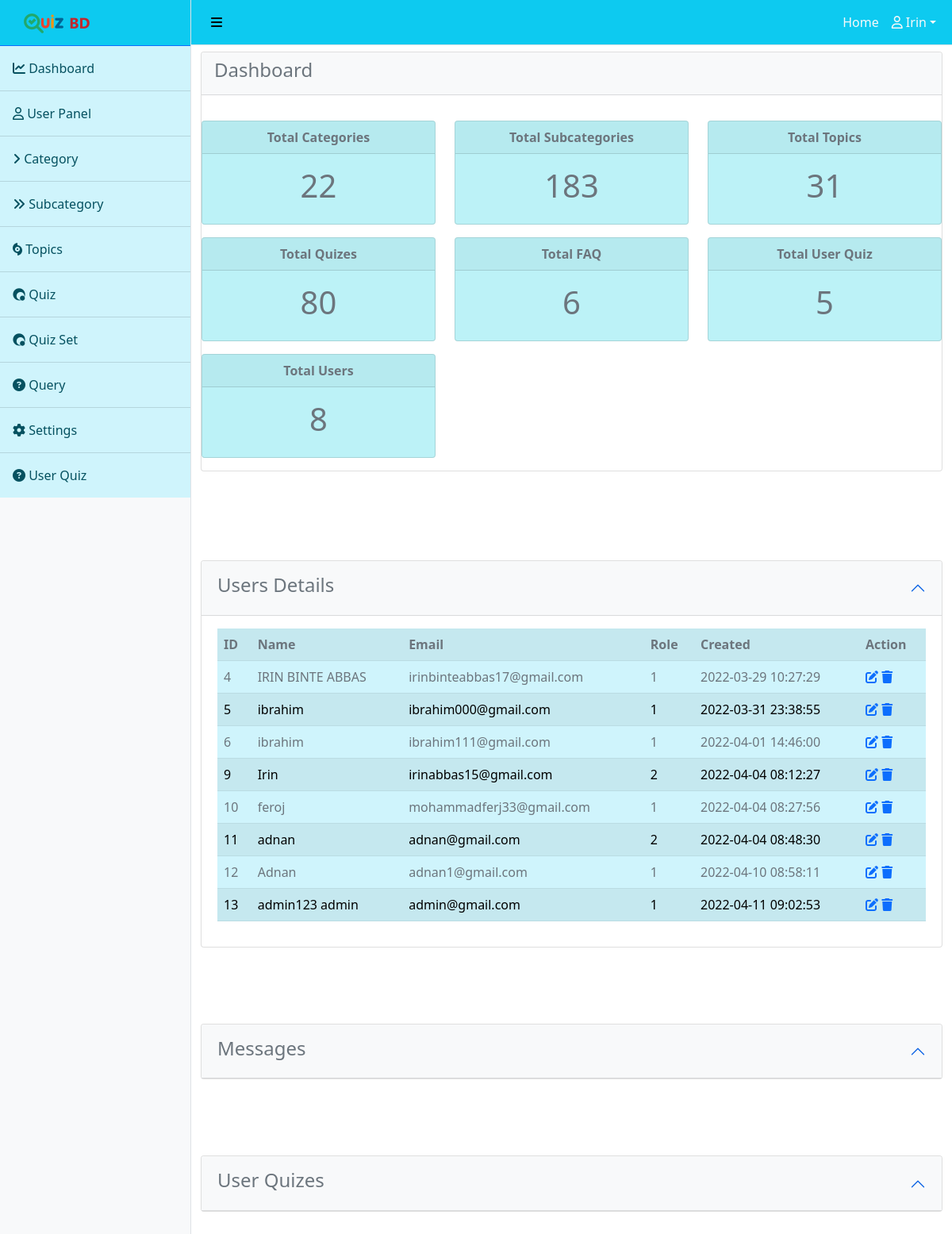
The page /quizbd-master-main/admin/dashboard.php (signed in) on the database its author committed.
### tables this page shows
CREATE TABLE `users` (
  `id` int(11) NOT NULL,
  `name` varchar(60) NOT NULL,
  `address` varchar(512) NOT NULL,
  `email` varchar(80) NOT NULL,
  `phone` varchar(15) DEFAULT NULL,
  `password` varchar(256) NOT NULL,
  `role` set('1','2','3','4') NOT NULL DEFAULT '1',
  `images` varchar(512) NOT NULL,
  `created` timestamp NOT NULL DEFAULT current_timestamp(),
  `updated` timestamp NULL DEFAULT NULL ON UPDATE current_timestamp()
);

### quizbd-master-main/admin/dashboard.php (the view, shortened to what this page needs)
<?php
require __DIR__ . '/../database.php';
require "partial_header.php";
?>
<div class="container-fluid">
  <div class="row text-secondary pt-2 pb-5">
    <div class="col-md-12 mb-3">
      <div class="card">
        <div class="card-header fw-bold bg-light">
          <h4>Dashboard</h4>
        </div>
        <div class="card-body ">
        </div>
        <div class="row text-secondary">
          <div class="col-md-4 mb-3 ">
            <div class="card h-100 well">
              <div class="card-header text-center fw-bold">Total Categories</div>
              <div class="card-body text-center">
                <h1><?php
                    $query = "SELECT * FROM `categories` WHERE 1";
                    $queryResult = $conn->query($query);
                    echo $queryResult->num_rows;
                    ?> </h1>
              </div>
            </div>
          </div>
          <div class="col-md-4 mb-3">
            <div class="card  h-100 well">
              <div class="card-header text-center fw-bold">Total Subcategories</div>
              <div class="card-body text-center">
                <h1><?php
                    $query = "SELECT * FROM `subcategories` WHERE 1";
                    $queryResult = $conn->query($query);
                    echo $queryResult->num_rows;
                    ?> </h1>
              </div>
            </div>
          </div>
          <div class="col-md-4 mb-3">
            <div class="card h-100 well">
              <div class="card-header text-center fw-bold">Total Topics</div>
              <div class="card-body text-center">
                <h1><?php
                    $query = "SELECT * FROM `topics` WHERE 1";
                    $queryResult = $conn->query($query);
                    echo $queryResult->num_rows;
                    ?> </h1>
              </div>
            </div>
          </div>
        </div>
        <div class="row text-secondary">
          <div class="col-md-4 mb-3">
            <div class="card h-100 well">
              <div class="card-header text-center fw-bold">Total Quizes</div>
              <div class="card-body text-center">
                <h1><?php
                    $query = "SELECT * FROM `quizes` WHERE 1";
                    $queryResult = $conn->query($query);
                    echo $queryResult->num_rows;
                    ?> </h1>
              </div>
            </div>
          </div>
          <div class="col-md-4 mb-3">
            <div class="card h-100 well">
              <div class="card-header text-center fw-bold">Total FAQ</div>
              <div class="card-body text-center">
                <h1><?php
                    $query = "SELECT * FROM `contact` WHERE 1";
                    $queryResult = $conn->query($query);
                    echo $queryResult->num_rows;
                    ?></h1>
              </div>
            </div>
          </div>
          <div class="col-md-4 mb-3">
            <div class="card h-100 well">
              <div class="card-header text-center fw-bold">Total User Quiz</div>
              <div class="card-body text-center">
                <h1><?php
                    $query = "SELECT * FROM `userquiz` WHERE 1";
                    $queryResult = $conn->query($query);
                    echo $queryResult->num_rows;
                    ?></h1>
              </div>
            </div>
          </div>
          <div class="col-md-4 mb-3">
            <div class="card h-100 well">
              <div class="card-header text-center fw-bold"> Total Users</div>
              <div class="card-body text-center">
                <h1><?php
                    $query = "SELECT * FROM `users` WHERE 1";
                    $queryResult = $conn->query($query);
                    echo $queryResult->num_rows;
                    ?> </h1>
              </div>
            </div>
          </div>
        </div>
      </div>
    </div>
  </div>
</div>
<div class="container-fluid">
  <div class="row pt-5 pb-5">
    <div class="col-12">
      <div class="accordion">
        <div class="accordion-item">
          <div class="accordion-header">
            <button class="accordion-button text-secondary bg-light" type="button" data-bs-toggle="collapse" data-bs-target="#collapseOne" aria-expanded="true" aria-controls="collapseOne">
              <h4>Users Details</h4>
            </button>
          </div>
          <div id="collapseOne" class="accordion-collapse collapse show " aria-labelledby="headingOne" data-bs-parent="#accordionExample">
            <div class="accordion-body">
              <div class="table-responsive">
                <table id="example" class="table table-striped data-table table-info text-secondary" style="width: 100%">
                  <tr class="text-secondary">
                    <th>ID</th>
                    <th>Name</th>
                    <th>Email</th>
                    <th>Role</th>
                    <th>Created</th>
                    <th>Action</th>
                  </tr>
                  <?php
                  $query = "SELECT * FROM `users` WHERE 1";
                  $queryResult = $conn->query($query);
                  while ($row = $queryResult->fetch_assoc()) {
                    echo "<tr>";
                    echo "<td>{$row['id']}</td>";
                    echo "<td>{$row['name']}</td>";
                    echo "<td>{$row['email']}</td>";
                    echo "<td>{$row['role']}</td>";
                    echo "<td>{$row['created']}</td>";
                    echo "<td> <a href='users/usersedit.php?id=" . $row['id'] . "'><i class='fas fa-edit'></i></a>
            <a href='users/usersdelete.php?id=" . $row['id'] . "'><i class='fas fa-trash'></i></a>  </td>";
                    echo "</tr>";
                  }
                  ?>
                </table>
              </div>
            </div>
          </div>
        </div>
      </div>
    </div>
  </div>
</div>
<div class="container-fluid">
  <div class="row pt-5 pb-5">
    <div class="col-12">
      <div class="accordion">
        <div class="accordion-item">
          <div class="accordion-header">
            <button class="accordion-button text-secondary bg-light" type="button" data-bs-toggle="collapse" data-bs-target="#collapseOne" aria-expanded="true" aria-controls="collapseOne">
              <h4>Messages</h4>
            </button>
          </div>
        </div>
      </div>
    </div>
  </div>
</div>
<div class="container-fluid">
  <div class="row pt-5 pb-5">
    <div class="col-12">
      <div class="accordion">
        <div class="accordion-item">
          <div class="accordion-header">
            <button class="accordion-button text-secondary bg-light" type="button" data-bs-toggle="collapse" data-bs-target="#collapseOne" aria-expanded="true" aria-controls="collapseOne">
              <h4>User Quizes</h4>
            </button>
          </div>
        </div>
      </div>
    </div>
  </div>
</div>
<?php require "partial_footer.php"; ?>
</body>
</html>

### quizbd-master-main/admin/partial_header.php (style rules this page uses)
.well { background-color: #bcf2f7; }

### rows shown on the page
users: id "4", name "IRIN BINTE ABBAS", email "irinbinteabbas17@gmail.com", role "1", created "2022-03-29 10:27:29"
users: id "5", name "ibrahim", email "ibrahim000@gmail.com", role "1", created "2022-03-31 23:38:55"
users: id "6", name "ibrahim", email "ibrahim111@gmail.com", role "1", created "2022-04-01 14:46:00"
users: id "9", name "Irin", email "irinabbas15@gmail.com", role "2", created "2022-04-04 08:12:27"
users: id "10", name "feroj", email "mohammadferj33@gmail.com", role "1", created "2022-04-04 08:27:56"
users: id "11", name "adnan", email "adnan@gmail.com", role "2", created "2022-04-04 08:48:30"
users: id "12", name "Adnan", email "adnan1@gmail.com", role "1", created "2022-04-10 08:58:11"
users: id "13", name "admin123 admin", email "admin@gmail.com", role "1", created "2022-04-11 09:02:53"

### other values the page prints
$_SESSION['user_name'] "Irin"
$queryResult->num_rows "22"
$queryResult->num_rows "183"
$queryResult->num_rows "31"
$queryResult->num_rows "80"
$queryResult->num_rows "6"
$queryResult->num_rows "5"
$queryResult->num_rows "8"
